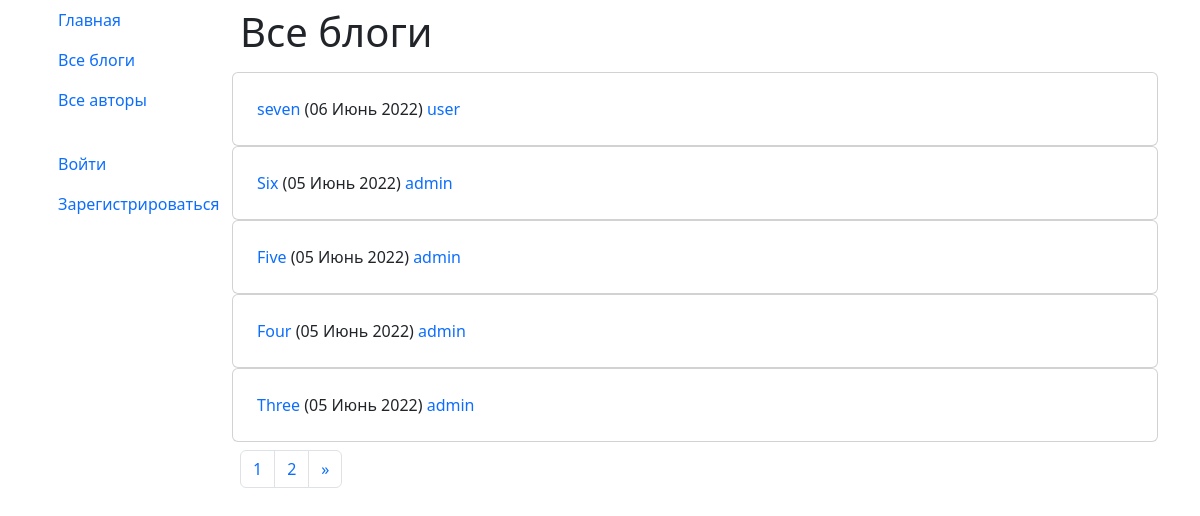
The page / on the database its author committed.
### blog/models.py (models this page shows, shortened)
class Blog(models.Model):
    title = models.CharField('Название', max_length=250)
    post_date = models.DateTimeField('Дата публикации', auto_now=True)
    content = models.TextField('Контент')
    author = models.ForeignKey(User, on_delete=models.CASCADE)
    class Meta:
        verbose_name = 'Блог'
        verbose_name_plural = 'Блоги'
        ordering = ['-post_date']

### blog/views.py (the view)
# urls.py: path('', BlogListView.as_view(), name='blog_list'),
class BlogListView(ListView):
    model = Blog
    paginate_by = 5

### blog/templates/blog/blog_list.html (shortened to what this page needs)
{% extends 'base.html' %}
{% block content %}
<h1 class="p-2">Все блоги</h1>
{% for blog in blog_list %}
<div class="card p-2">
    <div class="card-body">
              <span><a class="no-border"
                      href="{% url 'blog_detail' blog.pk %}">{{ blog.title }}</a> ({{ blog.post_date|date:'d N Y' }}) <a class="no-border"
                      href="{% url 'author_detail' blog.author.pk %}">{{ blog.author.username }}</a></span>
    </div>
</div>
{% endfor %}
{% if page_obj %}
<nav aria-label="Page navigation" class="p-2">
    <ul class="pagination">
        {% for number in page_obj.paginator.page_range %}
        <li class="page-item"><a class="page-link" href="?page={{ number }}">{{ number }}</a></li>
        {% endfor %}
        {% if page_obj.has_next %}
        <li class="page-item">
            <a class="page-link" href="?page={{ page_obj.next_page_number }}" aria-label="Next">
                <span aria-hidden="true">&raquo;</span>
            </a>
        </li>
        {% endif %}
    </ul>
</nav>
{% endif %}
{% endblock %}

### templates/base.html (shortened to what this page needs)
<!DOCTYPE html>
{% load static %}
<html lang="ru">
<head>
    <link rel="stylesheet" href="{% static 'css/style.css' %}">
    <link href="https://cdn.jsdelivr.net/npm/bootstrap@5.2.0-beta1/dist/css/bootstrap.min.css" rel="stylesheet">
</head>
<body>
<div class="container">
    <div class="row">
        <div class="col-2">
            <nav class="nav flex-column">
                <a class="nav-link" href="/">Главная</a>
                <a class="nav-link" href="{% url 'blog_list' %}">Все блоги</a>
                <a class="nav-link" href="{% url 'author_list' %}">Все авторы</a>
            </nav>
            <br>
            <nav class="nav flex-column">
                {% if user.is_authenticated %}
                    <a class="nav-link disabled">{{ user }}</a>
                    <a class="nav-link" href="{% url 'logout'%}?next={{request.path}}">Выйти</a>
                {% else %}
                    <a class="nav-link" href="{% url 'login' %}">Войти</a>
                    <a class="nav-link" href="#">Зарегистрироваться</a>
                {% endif %}
            </nav>
        </div>
        <div class="col-10">
            {% block content %} {% endblock %}
        </div>
    </div>
</div>
</body>
</html>

### static/css/style.css (style rules this page uses)
.no-border { text-decoration: none; }

### rows shown on the page
Blog: title "seven", post_date "06 Июнь 2022", author.username "user"
Blog: title "Six", post_date "05 Июнь 2022", author.username "admin"
Blog: title "Five", post_date "05 Июнь 2022", author.username "admin"
Blog: title "Four", post_date "05 Июнь 2022", author.username "admin"
Blog: title "Three", post_date "05 Июнь 2022", author.username "admin"

### other values the page prints
{{ number }} "1" "2"
